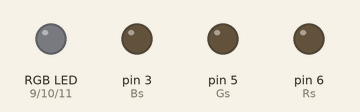
Simulated run of this sketch. Board: Arduino Uno, built with avr-gcc and run on an emulated ATmega328P. Shown: an RGB LED mixed from three pins (HIGH = lit), output pins drawn as LEDs (lit = HIGH). Dim RGB values are drawn brighter than linear.

Above: at 0.15 s.
At 20.02 s:
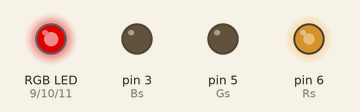
Timing chart, 0 to 19.9 s (numbered marks = the images above):
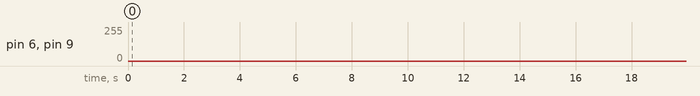

The sketch:

Novo_RGBesq.ino
```cpp
#include <IRremote.h>

int Rs= 6;
int Gs= 5;
int Bs= 3;
int R = 9;
int G = 10;
int B = 11;
int RECV_PIN = A0;


IRrecv irrecv(RECV_PIN);

//decode_results results;

char IRcode[6][4]= {
  {'F700FF','F7807F','F740BF','F7C03F'},
  {'F720DF','F7A05F','F7609F','F7E01F'},
  {'F710EF','F7906F','F750AF','F7D02F'},
  {'F730CF','F7B04F','F7708F','F7F00F'},
  {'F708F7','F78877','F748B7','F7C837'},
  {'F728D7','F7A857','F76897','F7E817'}
  };

void setup() {
//irrecv.enableIRIn();
//Serial.begin(9600);

 pinMode(Rs,OUTPUT);
 pinMode(Gs,OUTPUT);
 pinMode(Bs,OUTPUT);
 pinMode(R,OUTPUT);
 pinMode(G,OUTPUT);
 pinMode(B,OUTPUT);

}

int t=5;
void loop() {
  for(int i=0;i<255;i++){
    analogWrite(R,i);
    analogWrite(Rs,i);
    delay(t);
    }

    digitalWrite(R,LOW);
    digitalWrite(G,LOW);
    digitalWrite(B,LOW);
    digitalWrite(Rs,LOW);
    digitalWrite(Gs,LOW);
    digitalWrite(Bs,LOW);

    for(int i=0;i<255;i++){
    analogWrite(G,i);
    analogWrite(Gs,i);
    delay(t);
    }

        digitalWrite(R,LOW);
    digitalWrite(G,LOW);
    digitalWrite(B,LOW);
      digitalWrite(Rs,LOW);
    digitalWrite(Gs,LOW);
    digitalWrite(Bs,LOW);

    for(int i=0;i<255;i++){
    analogWrite(B,i);
    analogWrite(Bs,i);
    delay(t);
    }

        digitalWrite(R,LOW);
    digitalWrite(G,LOW);
    digitalWrite(B,LOW);
      digitalWrite(Rs,LOW);
    digitalWrite(Gs,LOW);
    digitalWrite(Bs,LOW);

//for(int i=0;i<255;i++){
//  analogWrite(Rs,i);
//  delay(t);
//  }
//
//  for(int i=255;i>0;i--){
//  analogWrite(Rs,i);
//  delay(t);
//  }
//
//  for(int i=0;i<255;i++){
//  analogWrite(Gs,i);
//  delay(t);
//  }
//
//  for(int i=255;i>0;i--){
//  analogWrite(Gs,i);
//  delay(t);
//  }
//
//  for(int i=0;i<255;i++){
//  analogWrite(Bs,i);
//  delay(t);
//  }
//
//  for(int i=255;i>0;i--){
//  analogWrite(Bs,i);
//  delay(t);
//  }
//
//  for(int i=0;i<255;i++){
//  analogWrite(Rs,i);
//  analogWrite(Gs,i);
//  analogWrite(Bs,i);
//  delay(t);
//  }
//
//  for(int i=255;i>0;i--){
//  analogWrite(Rs,i);
//  analogWrite(Gs,i);
//  analogWrite(Bs,i);
//  delay(t);
//  }
//  digitalWrite(R,HIGH);

}
```
